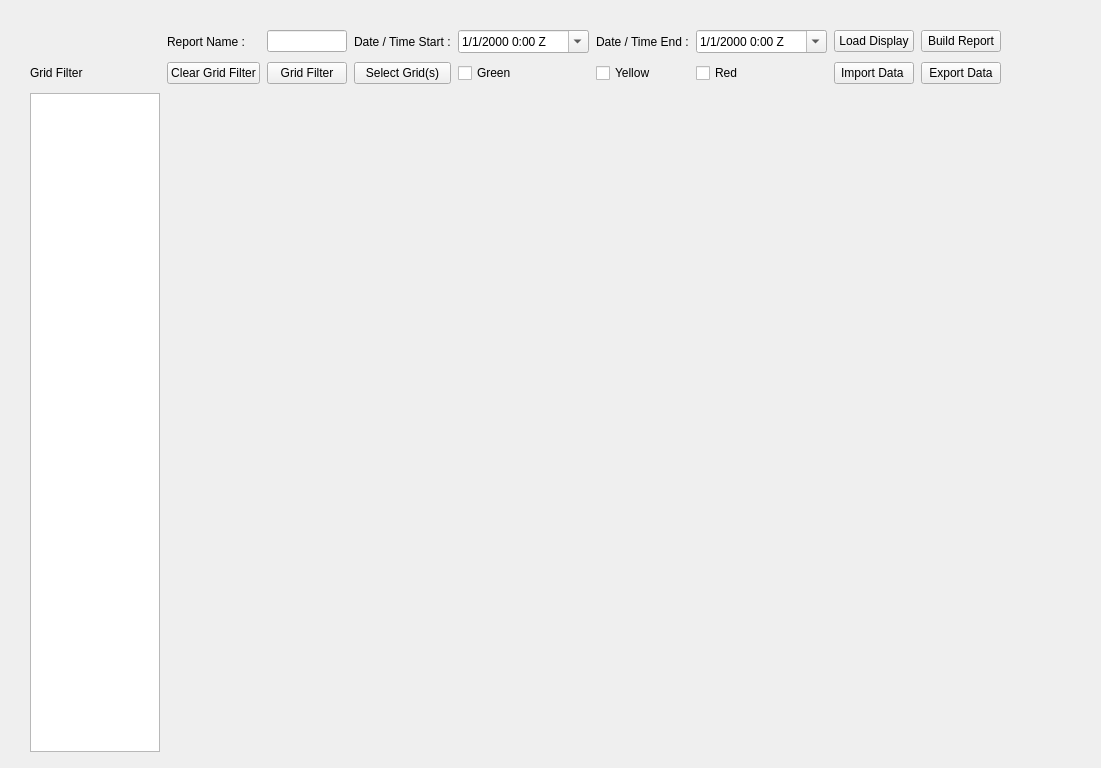
<?xml version="1.0" encoding="UTF-8"?>
<ui version="4.0">
 <class>Form</class>
 <widget class="QWidget" name="Form">
  <property name="geometry">
   <rect>
    <x>0</x>
    <y>0</y>
    <width>1101</width>
    <height>768</height>
   </rect>
  </property>
  <property name="windowTitle">
   <string>Commstat Data Manager</string>
  </property>
  <property name="windowIcon">
   <iconset>
    <normaloff>USA-32.png</normaloff>USA-32.png</iconset>
  </property>
  <widget class="QWidget" name="gridLayoutWidget">
   <property name="geometry">
    <rect>
     <x>10</x>
     <y>30</y>
     <width>1011</width>
     <height>731</height>
    </rect>
   </property>
   <layout class="QGridLayout" name="gridLayout">
    <property name="leftMargin">
     <number>20</number>
    </property>
    <property name="rightMargin">
     <number>20</number>
    </property>
    <property name="horizontalSpacing">
     <number>7</number>
    </property>
    <property name="verticalSpacing">
     <number>9</number>
    </property>
    <item row="2" column="2">
     <widget class="QPushButton" name="pushButtonstate">
      <property name="text">
       <string>Grid Filter</string>
      </property>
     </widget>
    </item>
    <item row="1" column="3">
     <widget class="QLabel" name="labelDateStart">
      <property name="text">
       <string>Date / Time Start :</string>
      </property>
     </widget>
    </item>
    <item row="2" column="8">
     <widget class="QPushButton" name="pushButtonEX">
      <property name="text">
       <string>Export Data</string>
      </property>
     </widget>
    </item>
    <item row="1" column="1">
     <widget class="QLabel" name="labelName">
      <property name="text">
       <string>Report Name :</string>
      </property>
     </widget>
    </item>
    <item row="1" column="2">
     <widget class="QLineEdit" name="lineEditName"/>
    </item>
    <item row="1" column="6">
     <widget class="QDateTimeEdit" name="dateTimeEditEnd">
      <property name="displayFormat">
       <string>M/d/yyyy h:mm Z</string>
      </property>
      <property name="calendarPopup">
       <bool>true</bool>
      </property>
      <property name="timeSpec">
       <enum>Qt::UTC</enum>
      </property>
     </widget>
    </item>
    <item row="2" column="7">
     <widget class="QPushButton" name="pushButtonIM">
      <property name="text">
       <string>Import Data </string>
      </property>
     </widget>
    </item>
    <item row="2" column="4">
     <widget class="QCheckBox" name="checkBoxgreen">
      <property name="text">
       <string>Green</string>
      </property>
     </widget>
    </item>
    <item row="1" column="4">
     <widget class="QDateTimeEdit" name="dateTimeEditStart">
      <property name="displayFormat">
       <string>M/d/yyyy h:mm Z</string>
      </property>
      <property name="calendarPopup">
       <bool>true</bool>
      </property>
      <property name="timeSpec">
       <enum>Qt::UTC</enum>
      </property>
     </widget>
    </item>
    <item row="1" column="8">
     <widget class="QPushButton" name="pushButtonPrint">
      <property name="text">
       <string>Build Report</string>
      </property>
     </widget>
    </item>
    <item row="4" column="1">
     <widget class="QWidget" name="widget" native="true"/>
    </item>
    <item row="1" column="7">
     <widget class="QPushButton" name="pushButtonLoad">
      <property name="text">
       <string>Load Display</string>
      </property>
     </widget>
    </item>
    <item row="2" column="6">
     <widget class="QCheckBox" name="checkBoxred">
      <property name="text">
       <string>Red</string>
      </property>
     </widget>
    </item>
    <item row="2" column="5">
     <widget class="QCheckBox" name="checkBoxyellow">
      <property name="text">
       <string>Yellow</string>
      </property>
     </widget>
    </item>
    <item row="2" column="3">
     <widget class="QPushButton" name="pushButtonclosestate">
      <property name="text">
       <string>Select Grid(s)</string>
      </property>
     </widget>
    </item>
    <item row="1" column="5">
     <widget class="QLabel" name="labelEnd">
      <property name="text">
       <string>Date / Time End :</string>
      </property>
     </widget>
    </item>
    <item row="3" column="0">
     <widget class="QTableWidget" name="tableWidget"/>
    </item>
    <item row="2" column="1">
     <widget class="QPushButton" name="pushButtonclearstate">
      <property name="text">
       <string>Clear Grid Filter</string>
      </property>
     </widget>
    </item>
    <item row="2" column="0">
     <widget class="QLabel" name="labelstates">
      <property name="text">
       <string>Grid Filter</string>
      </property>
     </widget>
    </item>
   </layout>
  </widget>
 </widget>
 <resources/>
 <connections/>
</ui>
